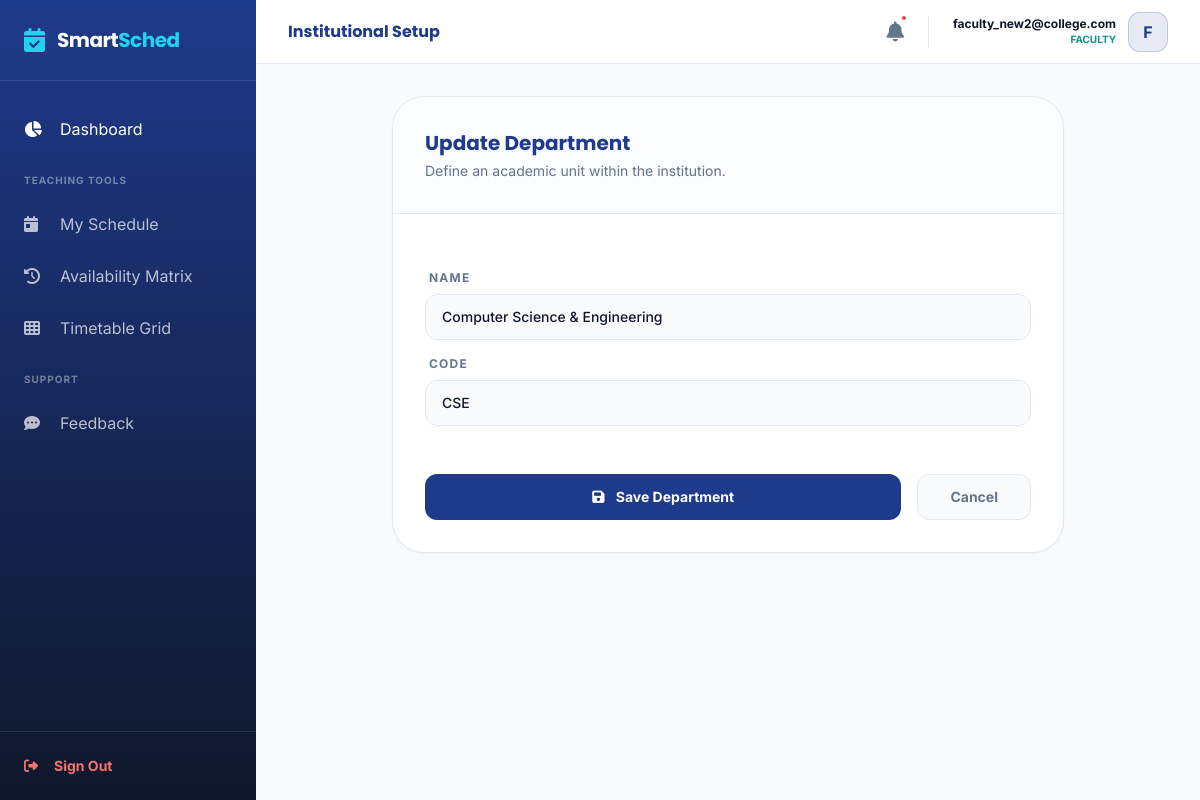
Page /core/departments/edit/1/ (signed in) on the committed database.
### accounts/models.py (models this page shows, shortened)
class User(AbstractUser):
    ADMIN = 'admin'
    FACULTY = 'faculty'
    ROLE_CHOICES = [
        (ADMIN, 'Admin/HOD'),
        (FACULTY, 'Faculty/User'),
    ]
    username = None
    email = models.EmailField(unique=True)
    role = models.CharField(max_length=10, choices=ROLE_CHOICES, default=FACULTY)
    profile_picture = models.ImageField(upload_to='profiles/', null=True, blank=True)
    is_verified = models.BooleanField(default=False)
    login_count = models.PositiveIntegerField(default=0)
    USERNAME_FIELD = 'email'
    REQUIRED_FIELDS = []
    objects = CustomUserManager()

### core/models.py (models this page shows, shortened)
class Department(models.Model):
    name = models.CharField(max_length=100, unique=True)
    code = models.CharField(max_length=10, unique=True) # e.g., CSE, MECH
    created_at = models.DateTimeField(auto_now_add=True)

### core/views.py (the view)
# urls.py: path('departments/edit/<int:pk>/', views.DepartmentUpdateView.as_view(), name='department_edit'),
class DepartmentUpdateView(LoginRequiredMixin, UpdateView):
    model = Department
    fields = ['name', 'code']
    template_name = 'core/department_form.html'
    success_url = reverse_lazy('department_list')

### templates/core/department_form.html (shortened to what this page needs)
{% extends 'base_dashboard.html' %}
{% block header_title %}Institutional Setup{% endblock %}
{% block content %}
<div class="max-w-2xl mx-auto fade-in-up">
    <div class="bg-white rounded-[32px] border border-borderSubtle shadow-sm overflow-hidden">
        <div class="p-8 border-b border-borderSubtle bg-bgSoft/50">
            <h3 class="font-display text-xl font-bold text-primary">
                {% if form.instance.pk %}Update{% else %}Register New{% endif %} Department
            </h3>
            <p class="text-textGray text-sm mt-1">Define an academic unit within the institution.</p>
        </div>
        <form method="POST" class="p-8 space-y-6">
            <div class="space-y-4">
                {% for field in form %}
                <div class="flex flex-col gap-2">
                    <label class="text-xs font-bold text-textGray uppercase tracking-widest ml-1">
                        {{ field.label }}
                    </label>
                    {{ field }}
                </div>
                {% endfor %}
            </div>
            <div class="pt-6 flex gap-4">
                <button type="submit" class="btn-glow bg-primary text-white px-8 py-3 rounded-xl font-bold text-sm flex-1">
                    <i class="fa-solid fa-floppy-disk mr-2"></i> Save Department
                </button>
                <a href="{% url 'department_list' %}" class="bg-bgSoft border border-borderSubtle text-textGray px-8 py-3 rounded-xl font-bold text-sm hover:bg-white transition-all text-center">
                    Cancel
                </a>
            </div>
        </form>
    </div>
</div>
{% endblock %}

### templates/base_dashboard.html (shortened to what this page needs)
{% load static %}
<!DOCTYPE html>
<html lang="en">
<head>
    <script src="https://cdn.tailwindcss.com"></script>
    <link rel="stylesheet" href="https://cdnjs.cloudflare.com/ajax/libs/font-awesome/6.4.0/css/all.min.css">
</head>
<body class="bg-bgSoft font-sans text-textDark">
    <aside class="fixed inset-y-0 left-0 w-64 sidebar-gradient text-white hidden md:flex flex-col z-50">
        <div class="p-6 border-b border-white/10">
            <a href="/" class="flex items-center gap-3">
                <i class="fa-solid fa-calendar-check text-highlight text-2xl"></i>
                <span class="font-display text-xl font-bold tracking-tight">Smart<span
                        class="text-highlight">Sched</span></span>
            </a>
        </div>
        <nav class="flex-grow py-6 space-y-1">
            <a href="{% if user.role == 'admin' %}{% url 'admin_dashboard' %}{% else %}{% url 'user_dashboard' %}{% endif %}"
                class="flex items-center gap-4 px-6 py-3 hover:bg-white/5 transition-all {% if 'dashboard' in request.path %}nav-active{% endif %}">
                <i class="fa-solid fa-chart-pie w-5"></i> Dashboard
            </a>
            {% if user.role == 'admin' %}
            <div class="px-6 pt-4 pb-2 text-[10px] font-bold text-white/40 uppercase tracking-widest">Academic Core
            </div>
            <div class="px-6 pt-4 pb-2 text-[10px] font-bold text-white/40 uppercase tracking-widest">Academic Core
            </div>
            <a href="{% url 'department_list' %}"
                class="flex items-center gap-4 px-6 py-3 hover:bg-white/5 transition-all text-white/70 {% if 'department' in request.path %}nav-active{% endif %}">
                <i class="fa-solid fa-sitemap w-5"></i> Departments
            </a>
            <a href="{% url 'semester_add' %}"
                class="flex items-center gap-4 px-6 py-3 hover:bg-white/5 transition-all text-white/70 {% if 'semester' in request.path %}nav-active{% endif %}">
                <i class="fa-solid fa-layer-group w-5"></i> Semesters
            </a>
            <a href="{% url 'section_add' %}"
                class="flex items-center gap-4 px-6 py-3 hover:bg-white/5 transition-all text-white/70 {% if 'section' in request.path %}nav-active{% endif %}">
                <i class="fa-solid fa-users-rectangle w-5"></i> Sections
            </a>
            <a href="{% url 'classroom_list' %}"
                class="flex items-center gap-4 px-6 py-3 hover:bg-white/5 transition-all text-white/70 {% if 'classroom' in request.path %}nav-active{% endif %}">
                <i class="fa-solid fa-door-open w-5"></i> Classrooms
            </a>
            <a href="{% url 'subject_list' %}"
                class="flex items-center gap-4 px-6 py-3 hover:bg-white/5 transition-all text-white/70 {% if 'subject' in request.path %}nav-active{% endif %}">
                <i class="fa-solid fa-book w-5"></i> Subjects
            </a>
            <div class="px-6 pt-4 pb-2 text-[10px] font-bold text-white/40 uppercase tracking-widest">Planning</div>
            <a href="{% url 'faculty_list' %}"
                class="flex items-center gap-4 px-6 py-3 hover:bg-white/5 transition-all text-white/70 {% if 'faculty' in request.path %}nav-active{% endif %}">
                <i class="fa-solid fa-user-tie w-5"></i> Faculty
            </a>
            <a href="{% url 'generate_timetable' %}"
                class="flex items-center gap-4 px-6 py-3 hover:bg-white/5 transition-all text-white/70 {% if 'generate' in request.path %}nav-active{% endif %}">
                <i class="fa-solid fa-wand-magic-sparkles w-5"></i> Scheduler
            </a>
            {% else %}
            <div class="px-6 pt-4 pb-2 text-[10px] font-bold text-white/40 uppercase tracking-widest">Teaching Tools
            </div>
            <a href="{% url 'user_dashboard' %}"
                class="flex items-center gap-4 px-6 py-3 hover:bg-white/5 transition-all text-white/70 {% if 'user_dashboard' in request.resolver_match.url_name %}nav-active{% endif %}">
                <i class="fa-solid fa-calendar-day w-5"></i> My Schedule
            </a>
            <a href="{% url 'faculty_availability' %}"
                class="flex items-center gap-4 px-6 py-3 hover:bg-white/5 transition-all text-white/70 {% if 'availability' in request.path %}nav-active{% endif %}">
                <i class="fa-solid fa-clock-rotate-left w-5"></i> Availability Matrix
            </a>
            {% endif %}
            <a href="{% url 'timetable_view' %}"
                class="flex items-center gap-4 px-6 py-3 hover:bg-white/5 transition-all text-white/70 {% if 'view' in request.path and 'timetable' in request.path %}nav-active{% endif %}">
                <i class="fa-solid fa-table-cells w-5"></i> Timetable Grid
            </a>
            <div class="px-6 pt-4 pb-2 text-[10px] font-bold text-white/40 uppercase tracking-widest">Support</div>
            <a href="{% if user.role == 'admin' %}{% url 'admin_feedback_list' %}{% else %}{% url 'feedback_create' %}{% endif %}"
                class="flex items-center gap-4 px-6 py-3 hover:bg-white/5 transition-all text-white/70 {% if 'feedback' in request.path %}nav-active{% endif %}">
                <i class="fa-solid fa-comment-dots w-5"></i> Feedback
            </a>
        </nav>
        <div class="p-6 border-t border-white/10">
            <a href="{% url 'logout' %}"
                class="flex items-center gap-4 text-red-400 hover:text-red-300 text-sm font-bold transition-colors">
                <i class="fa-solid fa-right-from-bracket"></i> Sign Out
            </a>
        </div>
    </aside>
    <div class="md:ml-64 flex flex-col min-h-screen">
        <header
            class="h-16 bg-white border-b border-borderSubtle flex items-center justify-between px-8 sticky top-0 z-40">
            <h1 class="font-display font-bold text-primary">{% block header_title %}System Overview{% endblock %}</h1>
            <div class="flex items-center gap-6">
                <a href="{% url 'notification_list' %}"
                    class="relative text-textGray hover:text-primary transition-colors">
                    <i class="fa-solid fa-bell text-xl"></i>
                    {% if user.notifications.all %}
                    {% if not user.notifications.first.is_read %}
                    <span class="absolute -top-1 -right-1 w-2 h-2 bg-red-500 rounded-full border-2 border-white"></span>
                    {% endif %}
                    {% endif %}
                </a>
                <div class="flex items-center gap-3">
                    <div class="text-right hidden sm:block">
                        <p class="text-xs font-bold text-textDark">{{ user.email }}</p>
                        <p class="text-[10px] font-bold text-secondary uppercase">{{ user.role }}</p>
                    </div>
                    <div
                        class="w-10 h-10 bg-primary/10 rounded-xl flex items-center justify-center text-primary font-bold border border-primary/20">
                        {{ user.email|slice:":1"|upper }}
                    </div>
                </div>
            </div>
        </header>
        <main class="p-8">
            {% block content %}{% endblock %}
        </main>
    </div>
</body>
</html>

### templates/base_dashboard.html (style rules this page uses)
.sidebar-gradient { background: linear-gradient(180deg, #1E3A8A 0%, #0F172A 100%); }
.fade-in-up { animation: fadeInUp 0.5s ease-out forwards; }

### rows in the picture
User: email "faculty_new2@college.com", role "FACULTY", email "F"
Department: form "Computer Science & Engineering" "CSE"

### other values in the picture
{{ field.label }} "NAME" "CODE"
